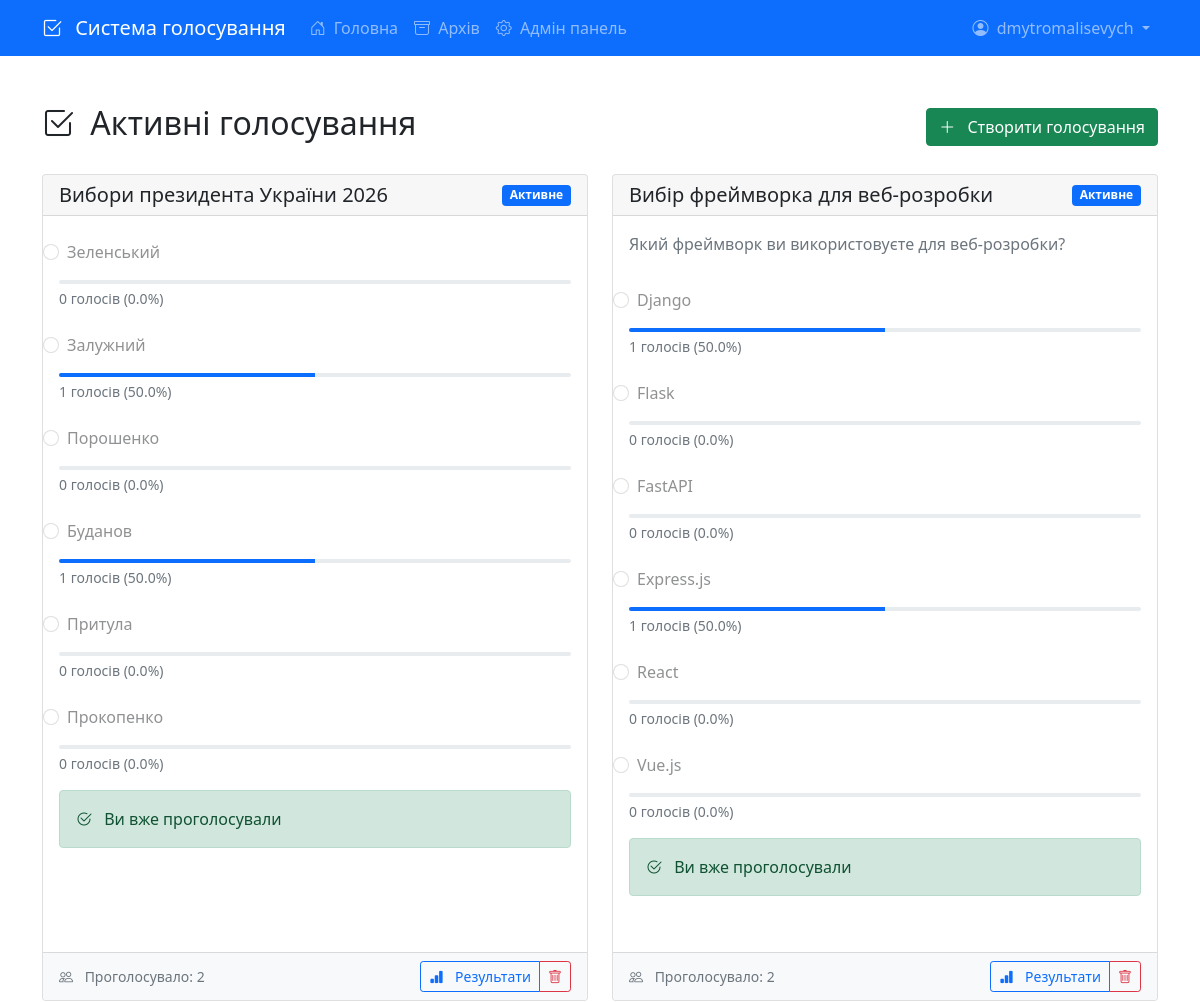
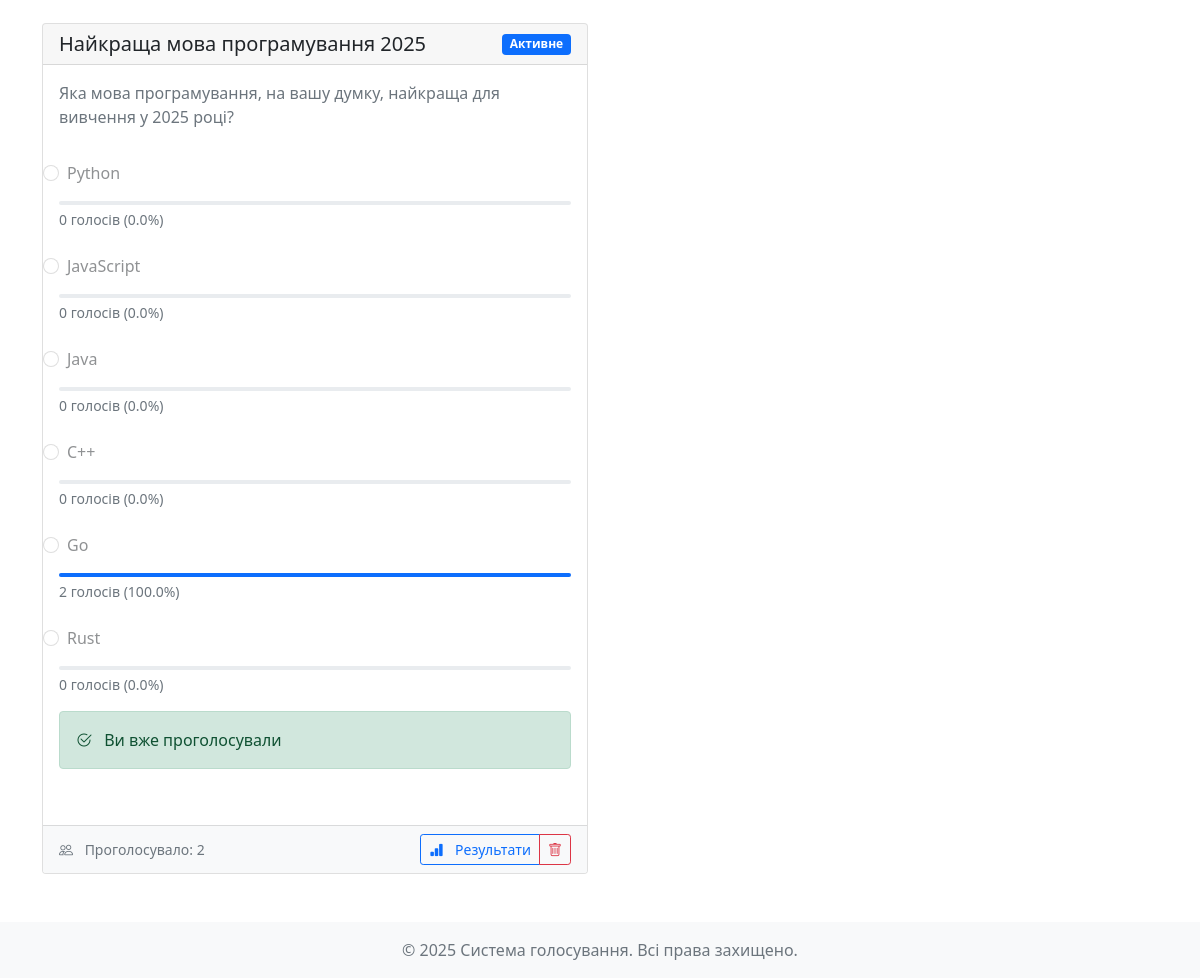
/ (signed in), run on the app's committed database (2 pictures, top to bottom).
### src/database/models.py (models this page shows)
class User(Base):
    __tablename__ = "users"
    id = Column(Integer, primary_key=True, index=True)
    username = Column(String, unique=True, index=True)
    email = Column(String, unique=True, index=True)
    password_hash = Column(String)
    is_active = Column(Boolean, default=True)
    is_admin = Column(Boolean, default=False)
    created_at = Column(DateTime, default=datetime.utcnow)
    votes = relationship("Vote", back_populates="user")
    polls_created = relationship("Poll", back_populates="creator")

class Poll(Base):
    __tablename__ = "polls"
    id = Column(Integer, primary_key=True, index=True)
    title = Column(String, index=True)
    description = Column(String, nullable=True)
    created_at = Column(DateTime, default=datetime.utcnow)
    ends_at = Column(DateTime, nullable=True)
    is_active = Column(Boolean, default=True)
    created_by = Column(Integer, ForeignKey("users.id"))
    creator = relationship("User", back_populates="polls_created")
    options = relationship("PollOption", back_populates="poll", cascade="all, delete-orphan")
    votes = relationship("Vote", back_populates="poll")

class PollOption(Base):
    __tablename__ = "poll_options"
    id = Column(Integer, primary_key=True, index=True)
    poll_id = Column(Integer, ForeignKey("polls.id"))
    text = Column(String)
    votes_count = Column(Integer, default=0)
    poll = relationship("Poll", back_populates="options")
    votes = relationship("Vote", back_populates="option")

### src/main.py (the view)
@app.get("/")
async def home(request: Request, db: Session = Depends(get_db)):
    try:
        current_user = await get_current_user(request)
        polls = (
            db.query(Poll)
            .filter(Poll.is_active == True)
            .order_by(Poll.created_at.desc())
            .all()
        )
        for poll in polls:
            poll.options = db.query(PollOption).filter(PollOption.poll_id == poll.id).all()
            poll.total_votes = db.query(Vote).filter(Vote.poll_id == poll.id).count()
            if current_user:
                poll.user_voted = db.query(Vote).filter(
                    Vote.poll_id == poll.id,
                    Vote.user_id == current_user.id
                ).first() is not None
            else:
                poll.user_voted = False
            for option in poll.options:
                option.votes_percent = (
                    (option.votes_count / poll.total_votes * 100)
                    if poll.total_votes > 0
                    else 0
                )
        return templates.TemplateResponse(
            "index.html",
            {
                "request": request,
                "polls": polls,
                "current_user": current_user
            }
        )
    except Exception as e:
        logger.error(f"Error in home route: {str(e)}")
        raise HTTPException(status_code=500, detail=str(e))

### src/templates/index.html (shortened to what this page needs)
{% extends "base.html" %}
{% block content %}
<div class="container mt-4">
    <div class="d-flex justify-content-between align-items-center mb-4">
        <h2>
            <i class="bi bi-check2-square me-2"></i>
            Активні голосування
        </h2>
        {% if current_user and current_user.is_admin %}
        <button class="btn btn-success" data-bs-toggle="modal" data-bs-target="#createPollModal">
            <i class="bi bi-plus-lg me-2"></i>
            Створити голосування
        </button>
        {% endif %}
    </div>
    <div class="row">
        {% if polls %}
            {% for poll in polls %}
            <div class="col-md-6 mb-4">
                <div class="card h-100">
                    <div class="card-header d-flex justify-content-between align-items-center">
                        <h5 class="card-title mb-0">{{ poll.title }}</h5>
                        <span class="badge bg-primary">Активне</span>
                    </div>
                    <div class="card-body">
                        {% if poll.description %}
                        <p class="card-text text-muted mb-4">{{ poll.description }}</p>
                        {% endif %}
                        <form class="poll-form" data-poll-id="{{ poll.id }}">
                            {% if poll.options %}
                                {% for option in poll.options %}
                                <div class="poll-option mb-3">
                                    <div class="form-check">
                                        <input type="radio"
                                               class="form-check-input"
                                               name="poll_option_{{ poll.id }}"
                                               id="option_{{ poll.id }}_{{ option.id }}"
                                               value="{{ option.id }}"
                                               {% if not current_user or poll.user_voted %}disabled{% endif %}>
                                        <label class="form-check-label" for="option_{{ poll.id }}_{{ option.id }}">
                                            {{ option.text }}
                                        </label>
                                    </div>
                                    {% if poll.user_voted %}
                                    <div class="progress mt-2" style="height: 4px;">
                                        <div class="progress-bar" data-width="{{ '%.1f'|format(option.votes_percent) }}"></div>
                                    </div>
                                    <small class="text-muted d-block mt-1">
                                        {{ option.votes_count }} голосів ({{ '%.1f'|format(option.votes_percent) }}%)
                                    </small>
                                    {% endif %}
                                </div>
                                {% endfor %}
                            {% else %}
                                <div class="alert alert-warning">
                                    <i class="bi bi-exclamation-triangle me-2"></i>
                                    Немає доступних варіантів для голосування
                                </div>
                            {% endif %}
                            {% if poll.user_voted %}
                            <div class="alert alert-success mt-3">
                                <i class="bi bi-check2-circle me-2"></i>
                                Ви вже проголосували
                            </div>
                            {% endif %}
                        </form>
                    </div>
                    <div class="card-footer bg-light">
                        <div class="d-flex justify-content-between align-items-center">
                            <small class="text-muted">
                                <i class="bi bi-people me-2"></i>
                                Проголосувало: {{ poll.total_votes }}
                            </small>
                            <div class="btn-group">
                                <a href="/poll/{{ poll.id }}/results" class="btn btn-sm btn-outline-primary">
                                    <i class="bi bi-bar-chart-fill me-2"></i>
                                    Результати
                                </a>
                                {% if current_user and current_user.is_admin %}
                                <button type="button"
                                        class="btn btn-sm btn-outline-danger"
                                        onclick="deletePoll('{{ poll.id }}')">
                                    <i class="bi bi-trash"></i>
                                </button>
                                {% endif %}
                            </div>
                        </div>
                    </div>
                </div>
            </div>
            {% endfor %}
        {% endif %}
    </div>
</div>
{% endblock content %}

### src/templates/base.html (shortened to what this page needs)
<!DOCTYPE html>
<html lang="uk">
<head>
    <link href="https://cdn.jsdelivr.net/npm/bootstrap@5.1.3/dist/css/bootstrap.min.css" rel="stylesheet">
    <link rel="stylesheet" href="https://cdn.jsdelivr.net/npm/bootstrap-icons@1.8.1/font/bootstrap-icons.css">
    <link rel="stylesheet" href="{{ url_for('static', path='styles.css') }}">
    <link href="{{ url_for('static', path='styles.css') }}" rel="stylesheet">
    <link rel="stylesheet" href="https://cdn.jsdelivr.net/gh/orestbida/cookieconsent@v3.0.0/dist/cookieconsent.css">
</head>
<body>
    <nav class="navbar navbar-expand-lg navbar-dark bg-primary">
        <div class="container">
            <a class="navbar-brand" href="/">
                <i class="bi bi-check2-square me-2"></i>
                Система голосування
            </a>
            <div class="collapse navbar-collapse" id="navbarNav">
                <ul class="navbar-nav me-auto">
                    <li class="nav-item">
                        <a class="nav-link" href="/">
                            <i class="bi bi-house-door me-1"></i>
                            Головна
                        </a>
                    </li>
                    <li class="nav-item">
                        <a class="nav-link" href="/archive">
                            <i class="bi bi-archive me-1"></i>
                            Архів
                        </a>
                    </li>
                    {% if current_user and current_user.is_admin %}
                    <li class="nav-item">
                        <a class="nav-link" href="/admin">
                            <i class="bi bi-gear me-1"></i>
                            Адмін панель
                        </a>
                    </li>
                    {% endif %}
                </ul>
                <div class="navbar-nav">
                    {% if current_user %}
                    <div class="nav-item dropdown">
                        <a class="nav-link dropdown-toggle" href="#" id="userDropdown" role="button" data-bs-toggle="dropdown">
                            <i class="bi bi-person-circle me-1"></i>
                            {{ current_user.username }}
                        </a>
                    </div>
                    {% endif %}
                </div>
            </div>
        </div>
    </nav>
    <main class="py-4">
        {% block content %}{% endblock %}
    </main>
    <footer class="footer mt-auto py-3 bg-light">
        <div class="container text-center">
            <span class="text-muted">© 2025 Система голосування. Всі права захищено.</span>
        </div>
    </footer>
    <div class="toast-container position-fixed bottom-0 end-0 p-3">
    </div>
</body>
</html>

### src/static/css/styles.css (style rules this page uses)
.card { margin-bottom: 1.5rem; }
.poll-form { margin-bottom: 1rem; }
.form-check { margin-bottom: 0.5rem; padding: 0.5rem; border-radius: 0.25rem; transition: background-color 0.2s; }
.form-check-input { margin-top: 0.25rem; }
.poll-option { margin-bottom: 1rem; }

### data on the page
User: username "dmytromalisevych"
Poll: title "Вибори президента України 2026", total_votes "2"
PollOption: text "Зеленський", votes_count "0", votes_percent "0.0"
PollOption: text "Залужний", votes_count "1", votes_percent "50.0"
PollOption: text "Порошенко", votes_count "0", votes_percent "0.0"
PollOption: text "Буданов", votes_count "1", votes_percent "50.0"
PollOption: text "Притула", votes_count "0", votes_percent "0.0"
PollOption: text "Прокопенко", votes_count "0", votes_percent "0.0"
Poll: title "Вибір фреймворка для веб-розробки", description "Який фреймворк ви використовуєте для веб-розробки?", total_votes "2"
PollOption: text "Django", votes_count "1", votes_percent "50.0"
PollOption: text "Flask", votes_count "0", votes_percent "0.0"
PollOption: text "FastAPI", votes_count "0", votes_percent "0.0"
PollOption: text "Express.js", votes_count "1", votes_percent "50.0"
PollOption: text "React", votes_count "0", votes_percent "0.0"
PollOption: text "Vue.js", votes_count "0", votes_percent "0.0"
Poll: title "Найкраща мова програмування 2025", description "Яка мова програмування, на вашу думку, найкраща для вивчення у 2025 році?", total_votes "2"
PollOption: text "Python", votes_count "0", votes_percent "0.0"
PollOption: text "JavaScript", votes_count "0", votes_percent "0.0"
PollOption: text "Java", votes_count "0", votes_percent "0.0"
PollOption: text "C++", votes_count "0", votes_percent "0.0"
PollOption: text "Go", votes_count "2", votes_percent "100.0"
PollOption: text "Rust", votes_count "0", votes_percent "0.0"
